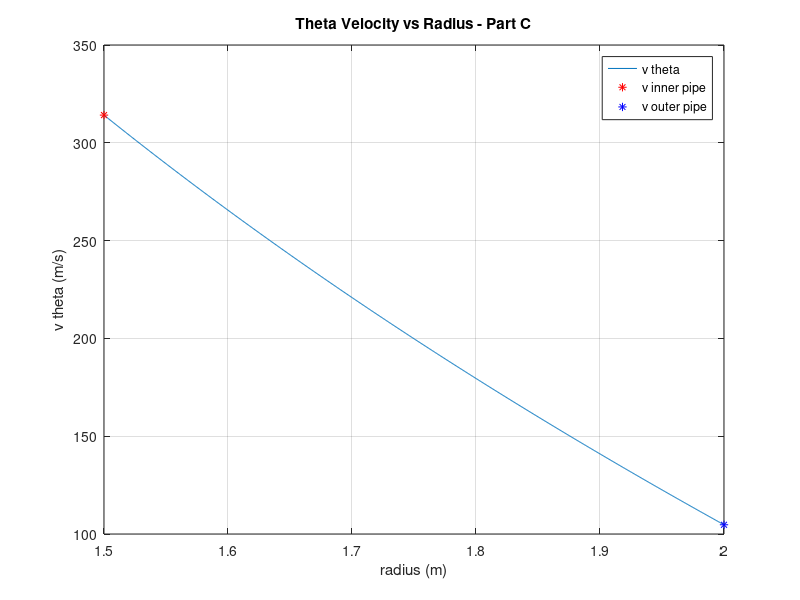
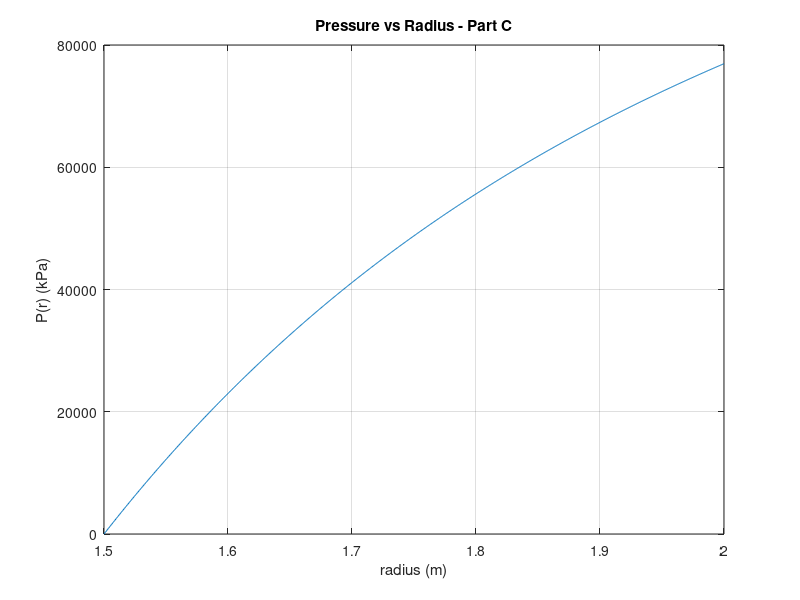
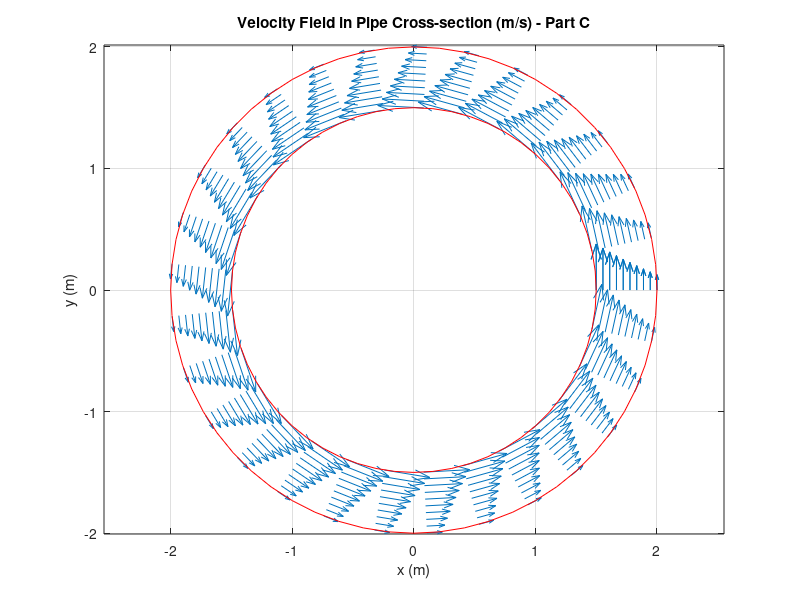
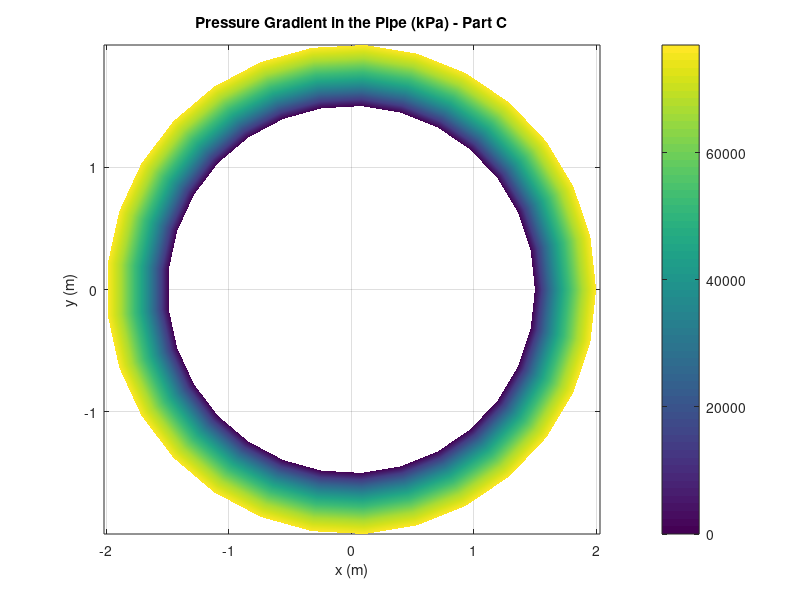

These figures' MATLAB source, in order:
clc
clear 
close all

%% initialization

R1 = 1.5; % m
R2 = 2; % m

w1 = 2000; % rev/min
w2 = 500; % rev/min

P1 = 0; % kPa
rho = 1000; % kg/m^3

r = linspace(R1,R2,1000); % m
theta = linspace(0,2*pi,1000); % rad

%% calculations

% convert to rad/s
w1 = w1*(2*pi)/60; % rad/s
w2 = w2*(2*pi)/60; % rad/s

% polynomial coefficients
g1 =  (w2*R2^2-w1*R1^2)/(R2^2-R1^2);
g2 = ((R1*R2)^2)*(w1-w2)/(R2^2-R1^2);

% theta velocity
v_theta = g1*r+g2./r; % m/s

% P(r)
P = rho*(g1^2)*(r.^2-R1^2)/2 + 2*rho*g1*g2*log(r/R1) - rho*(g2^2)*((1./r.^2)-1/R1^2) + P1; % N/m^2

% tangential velocity of each cylinder
v_pipe_in = R1*w1;
v_pipe_out = R2*w2;

%% plots

figure(1)
plot(r,v_theta)
hold on
plot(R1,v_pipe_in,'r*')
plot(R2,v_pipe_out,'b*')
grid on
title('Theta Velocity vs Radius - Part C')
xlabel('radius (m)')
ylabel('v {theta} (m/s)')
legend('v {theta}','v inner pipe','v outer pipe')

figure(2)
plot(r,P/1000)
grid on
title('Pressure vs Radius - Part C')
xlabel('radius (m)')
ylabel('P(r) (kPa)')

%% extra velocity (mesh format)

r = linspace(R1,R2,10);
theta = linspace(0,2*pi,30);

[r, theta] = meshgrid(r,theta);
x = r.*cos(theta);
y = r.*sin(theta);

v_theta = (w2*R2^2-w1*R1^2)*r/(R2^2-R1^2)+((R1*R2)^2)*(w1-w2)*(1./r)/(R2^2-R1^2); % m/s

u = -sin(theta).*v_theta; % x component of the vector field
v = cos(theta).*v_theta; % y component of the vector field

figure(3)
quiver(x, y, u, v)
title('Velocity Field in Pipe Cross-section (m/s) - Part C')
hold on
rectangle('Position', [-R1, -R1, 2*R1, 2*R1], 'Curvature', [1, 1], 'EdgeColor', 'r');
rectangle('Position', [-R2, -R2, 2*R2, 2*R2], 'Curvature', [1, 1], 'EdgeColor', 'r');
axis equal
grid on
xlabel('x (m)')
ylabel('y (m)')

%% extra pressure (mesh format)

P = rho*(g1^2)*(r.^2-R1^2)/2 + 2*rho*g1*g2*log(r/R1) - rho*(g2^2)*((1./r.^2)-1/R1^2) + P1;

u = -sin(theta).*v_theta; % x component of the vector field
v = cos(theta).*v_theta; % y component of the vector field

figure(4);
pcolor(x, y, P/1000);
title('Pressure Gradient in the Pipe (kPa) - Part C')
shading interp;  % Interpolate colors for smooth representation
colorbar;       % Display color bar
grid on
axis equal
xlabel('x (m)')
ylabel('y (m)')


